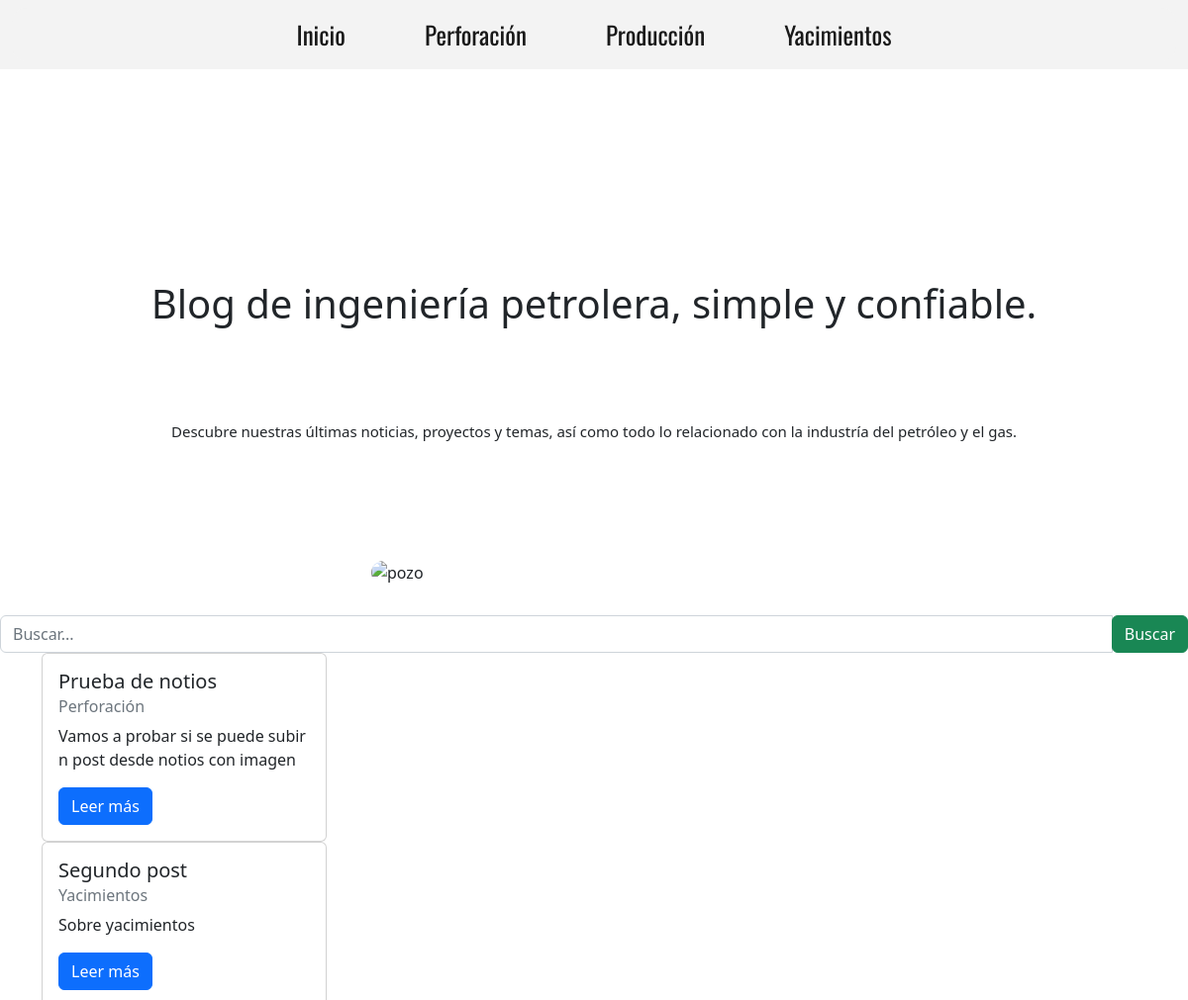
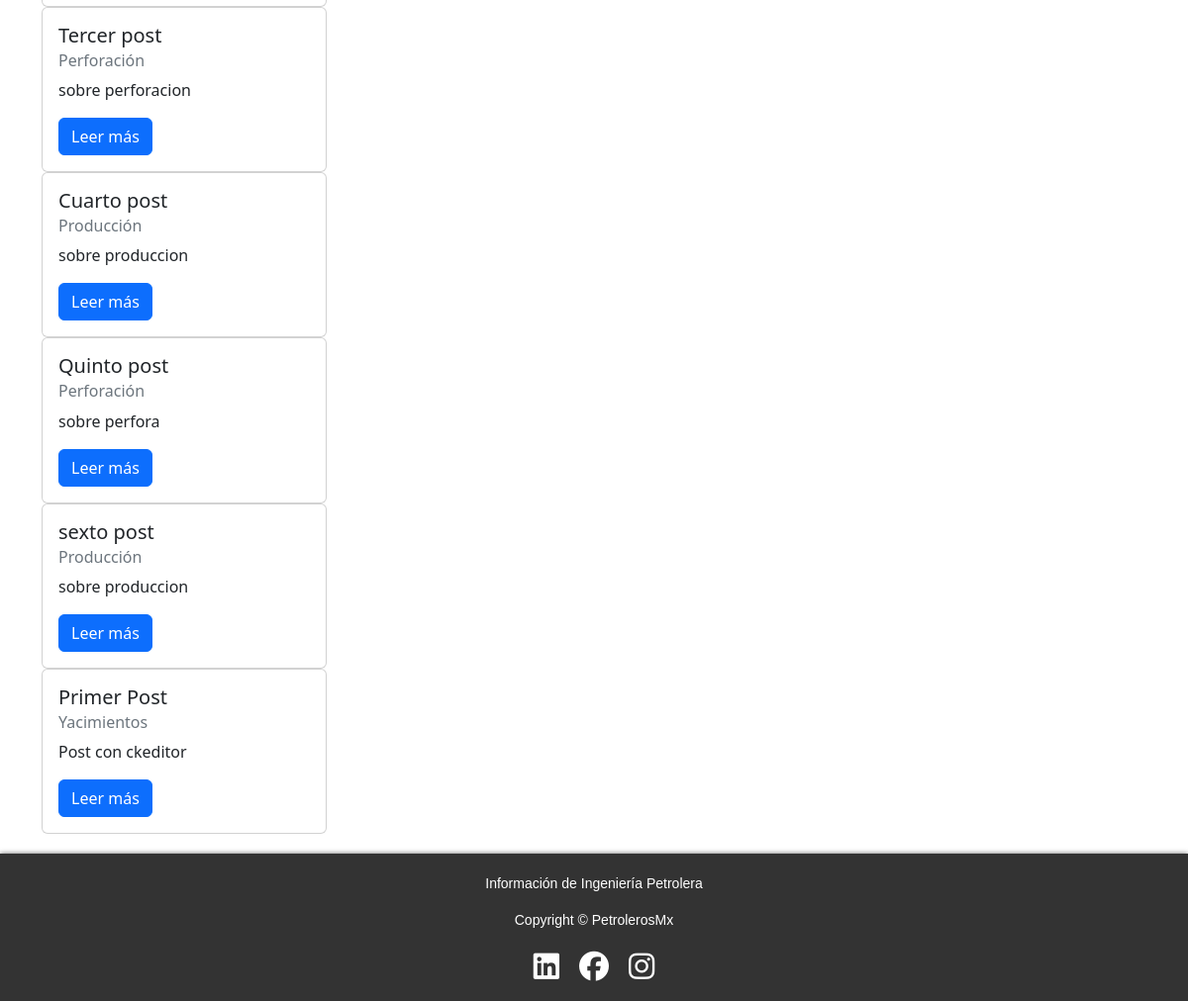
The page / on the database its author committed (2 pictures, top to bottom).
### blog/models.py (models this page shows, shortened)
class Post(models.Model):
    titulo = models.CharField('Titulo', max_length = 90, null = False, blank = False)
    slug = models.SlugField('Slug', unique = True, null = True, blank = True)
    descripcion = models.CharField('Descripción', max_length = 110, null = False, blank = False)
    contenido = RichTextField('Contenido', null = False, blank = False)
    imagen = models.ImageField('Imagen', null = True, blank = True)
    autor = models.ForeignKey(Autor, on_delete = models.CASCADE)
    categoria = models.ForeignKey(Categoria, on_delete = models.CASCADE)
    estado = models.BooleanField('Publicado/No publicado', default = True)
    fecha_creacion = models.DateField('Feacha de creación', auto_now = False, auto_now_add = True)
    class Meta:
        verbose_name = 'Post'
        verbose_name_plural = 'Posts'
        ordering = ['-fecha_creacion']

class Categoria(models.Model):
    nombre = models.CharField('Nombre de la Categoría', max_length = 100, null = True, blank = False)
    estado = models.BooleanField('Activada/No activada', default = True)
    fecha_creacion = models.DateField('Fecha de creación', auto_now = False, auto_now_add = True)
    class Meta:
        verbose_name = 'Categoría'
        verbose_name_plural = 'Categorias'
    def __str__(self):
        return self.nombre

### blog/views.py (the view)
# urls.py: path('', IndexView.as_view(), name='index'),
class IndexView(ListView):
    model = Post
    template_name = 'index.html'
    context_object_name = 'post_aprobados'
    def get_queryset(self):
        post_aprobados = Post.objects.filter(estado = True)
        query = self.request.GET.get('buscar')
        if query:
            normalized_query = unidecode(query)
            post_aprobados = post_aprobados.filter(
                Q(titulo__icontains=normalized_query) |  # Buscar en el campo 'titulo'
                Q(descripcion__icontains=normalized_query)
            )
        return post_aprobados

### blog/templates/index.html (shortened to what this page needs)
<!DOCTYPE html>
<html lang="es">
<head>
    <link href="https://cdn.jsdelivr.net/npm/bootstrap@5.2.3/dist/css/bootstrap.min.css" rel="stylesheet"
>
    <link rel="stylesheet" href="/static/css/style.css">
</head>
<body>
    <header class="fixed-nav">
        <nav class="navbar navbar-expand-lg">
            <div class="container-fluid">
                <div class="collapse navbar-collapse" id="navbarSupportedContent">
                    <ul class="navbar-nav mx-auto mb-2 mb-lg-0">
                        <li class="nav-item"><a class="nav-link active" aria-current="page" href="{% url 'index'%}">Inicio</a></li>
                        <li class="nav-item"><a class="nav-link active" aria-current="page" href="{% url 'perforacion' %}">Perforación</a></li>
                        <li class="nav-item"><a class="nav-link active" aria-current="page" href="{% url 'produccion' %}">Producción</a></li>
                        <li class="nav-item"><a class="nav-link active" aria-current="page" href="{% url 'yacimientos' %}">Yacimientos</a></li>
                    </ul>
                </div>
            </div>
        </nav>
    </header>
    <main class="main">
        <div class="description">
            <div class="cubo">
                <h1>{% block encabezado %}Blog de ingeniería petrolera, simple y confiable. {% endblock %}</h1>
                <p>{% block subencabezado %}Descubre nuestras últimas noticias, proyectos y temas, así como todo lo relacionado con la industría del petróleo y el gas. {% endblock %}</p>
            </div>
        </div>
        <div class="content-img">
            <figure class="landing-page-img">
                <img src="https://res.cloudinary.com/dea8mmw8j/image/upload/v1672275514/Petroleros%20mx/pozo_f7i8rw.jpg"
                    alt="pozo">
            </figure>
        </div>
    </main>
    <div class="container-search">
        <div class="row">
            <div class="col-md-12 search">
                <form method="get">
                    <div id="custom-search-input">
                        <div class="input-group col-md-12">
                            <input type="text" class="form-control" placeholder="Buscar..." name="buscar">
                            <span class="input-group-list">
                                <button type="submit" class="btn btn-success">Buscar</button>
                            </span>
                        </div>
                    </div>
                </form>
            </div>
        </div>
    </div>
    <section class="articles">
        <div class="container">
            {% if post_aprobados %}
            {% for post in post_aprobados%}
            <div class="card" style="width: 18rem;">
                <div class="card-body">
                    <h5 class="card-title">{{post.titulo}}</h5>
                    <h6 class="card-subtitle mb-2 text-muted" style="text-transform: capitalize;">{{post.categoria}}</h6>
                    <p class="card-text">{{post.descripcion}}</p>
                    <a href="{% url 'post' post.categoria post.slug %}" class="btn btn-primary">Leer más</a>
                </div>
            </div>
            {% endfor %}
            {% else %}
            <h5>No hay posts</h5>
            {% endif %}
        </div>
    </section>
    <footer class="footer">
        <div class="autor">
            <p>Información de Ingeniería Petrolera</p>
        <p>Copyright &copy; PetrolerosMx</p>
        </div>
        <div class="social" class="aside-box">
            <a href=""><i class="fa-brands fa-linkedin"></i></a>
            <a href=""><i class="fa-brands fa-facebook"></i></a>
            <a href=""><i class="fa-brands fa-instagram"></i></a>
        </div>
    </footer>
</body>
</html>

### blog/static/css/style.css (style rules this page uses)
* { padding: 0px; margin: 0px; }
body { font-size: 16px; display: grid; min-height: 100vh; grid-template-rows: auto 1fr auto; }
a { color: black; text-decoration: none; }
ul { list-style: none; }
.fixed-nav { width: 100%; height: 70px; }
.navbar-collapse { border-radius: 15px; box-shadow: 2px 0 3px black; background-color: #F3F3F3; }
.navbar { width: 100%; height: 70px; background-color: #F3F3F3; font-family: 'Oswald', sans-serif; font-size: 25px; position: fixed; }
.nav-item { margin: 0 2rem; }
.nav-link { color: #001C4C; }
.cubo { width: 95%; height: 30em; display: flex; margin: 0px auto; flex-direction: column; justify-content: space-evenly; text-align: center; }
.cubo p { font-size: 15px; }
.content-img { width: 100%; }
.landing-page-img { padding: 0px; }
.landing-page-img img { width: 100%; border-radius: 0px; }
.articles { width: 100%; }
footer { width: 100%; margin: 0px auto; text-align: center; background-color: #333; padding-top: 20px; padding-bottom: 15px; color: white; font-family: sans-serif; font-size: 14px; box-shadow: 0px 0px 5px #666; margin-top: 20px; }
.social { display: flex; justify-content: center; }
.social i { display: block; color: white; text-decoration: none; font-size: 30px; margin: 5px 10px; }
@media (min-width: 890px) { .navbar-collapse { border-radius: 15px; box-shadow: none; background-color: #F3F3F3; } }
@media (min-width: 890px) { .navbar { width: 100%; height: 70px; background-color: #F3F3F3; font-family: 'Oswald', sans-serif; font-size: 25px; position: fixed; } }
@media (min-width: 890px) { .nav-item { margin: 0 2rem; } }
@media (min-width: 890px) { .nav-link { color: #001C4C; } }
@media (min-width: 890px) { .cubo { display: flex; justify-content: space-evenly; align-items: center; } }
@media (min-width: 890px) { .content-img { display: flex; justify-content: center; align-items: center; } }
@media (min-width: 890px) { .landing-page-img { width: 30em; padding: 15px 15px; } }
@media (min-width: 890px) { .landing-page-img img { border-radius: 15px; } }

### rows shown on the page
Post: titulo "Prueba de notios", categoria "Perforación", descripcion "Vamos a probar si se puede subir n post desde notios con imagen"
Post: titulo "Segundo post", categoria "Yacimientos", descripcion "Sobre yacimientos"
Post: titulo "Tercer post", categoria "Perforación", descripcion "sobre perforacion"
Post: titulo "Cuarto post", categoria "Producción", descripcion "sobre produccion"
Post: titulo "Quinto post", categoria "Perforación", descripcion "sobre perfora"
Post: titulo "sexto post", categoria "Producción", descripcion "sobre produccion"
Post: titulo "Primer Post", categoria "Yacimientos", descripcion "Post con ckeditor"
